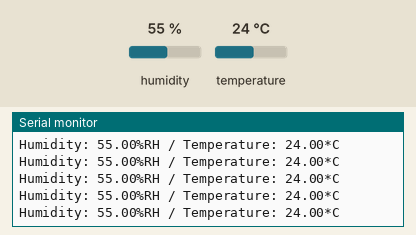
Bench run of a sketch on a simulated Arduino Uno, built with avr-gcc and run on an emulated ATmega328P. Shown: the last lines printed to the serial monitor. The inputs (shaded band) are chosen by the test bench; at power-on: humidity 55 %, temperature 24 °C.

Above: at 2.8 s.
2.9 s: humidity set to 22 %
At 4.5 s:
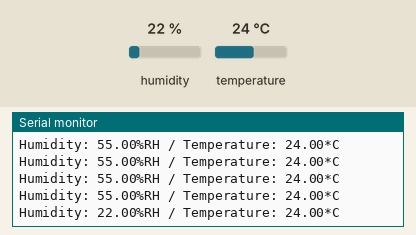
5.6 s: temperature set to 12 °C
At 6.0 s:
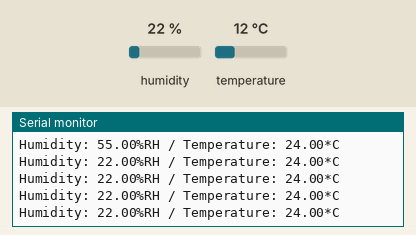
8.3 s: humidity set to 40 %
At 9.0 s:
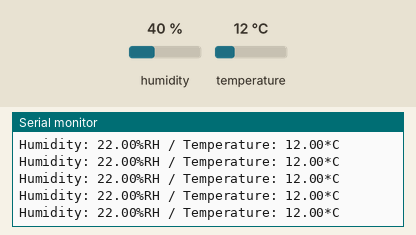
Timing chart, 0 to 11.3 s (numbered marks = the images above; inputs shaded):
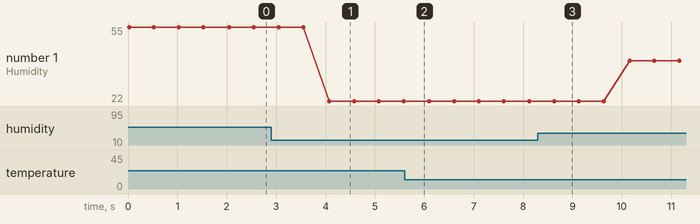

The sketch:

Temp_Humid_sensor.ino
```cpp
#include "DHT.h"   //DHT library include the method that help you to measure the temperature and humidity easier

#define DHTPIN 2  //Define pin that you connect DHT to NODEMCU(2 is mean GPIO 2, You can search "PIN mapping of NODEMCU" for more informatino
#define DHTTYPE 11  //Define type of DHT that you use
DHT dht(DHTPIN, DHTTYPE); //create the dht object by passing the DHTPIN and DHTTYPE as a parameters

void setup(){
  dht.begin();  //Start using the DHT sensor
  Serial.begin(115200);
}
void loop() {
  float humid = dht.readHumidity(); //call method readTemperature to read a temperature
  float temp = dht.readTemperature(); //call method readHumidity to read a humidity
  //Define string variable named "str" to contain the output and use for showing at serial monitor
  String str = "Humidity: " + String(humid) + "%RH / Temperature: "
    + String(temp) + "*C";
  Serial.println(str);
  delay(500);
}
```

Measured:
- after the input at 2.9 s, the serial monitor: prints a new line after 1.2 s (image 1)
- plotted number 1: 55 → 22 after the input at 2.9 s, 22 → 40 after the input at 8.3 s
